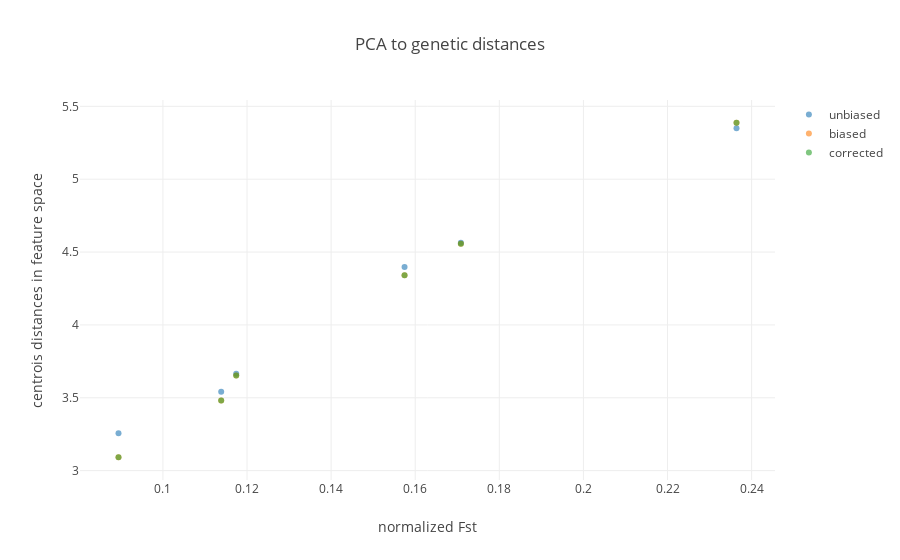

The notebook cell this image was saved under:
### Markdown cell above
**Fig. 6** Relation between pairwise centroid distances in unbiased scenario versus biased and corrected scenarios. Distances were left unscaled.

### Code cell
fig_fsts= [go.Scatter(
    x= fsts_compare,
    y= t[:,i],
    mode= 'markers',
    marker= dict(
        color= i,
        opacity= .6
    ),
    name= ['unbiased','biased','corrected'][i]
    ) for i in [0,1,2]
]

layout = go.Layout(
    title= 'PCA to genetic distances',
    yaxis=dict(
        title='centrois distances in feature space'),
    xaxis=dict(
        title='normalized Fst')
)

fig= go.Figure(data=fig_fsts, layout=layout)
iplot(fig)

### Figure 1 — Plotly figure (JSON) as saved in the notebook; plotly's stock layout.template omitted (floating-point values rounded to 4 significant figures)
{"data": [{"marker": {"color": 0, "opacity": 0.6}, "mode": "markers", "name": "unbiased", "type": "scatter", "x": [0.08943, 0.1709, 0.1174, 0.1575, 0.1139, 0.2364], "y": [3.256, 4.565, 3.664, 4.397, 3.541, 5.349]}, {"marker": {"color": 1, "opacity": 0.6}, "mode": "markers", "name": "biased", "type": "scatter", "x": [0.08943, 0.1709, 0.1174, 0.1575, 0.1139, 0.2364], "y": [3.092, 4.556, 3.653, 4.342, 3.481, 5.387]}, {"marker": {"color": 2, "opacity": 0.6}, "mode": "markers", "name": "corrected", "type": "scatter", "x": [0.08943, 0.1709, 0.1174, 0.1575, 0.1139, 0.2364], "y": [3.092, 4.556, 3.653, 4.342, 3.481, 5.387]}], "layout": {"title": "PCA to genetic distances", "xaxis": {"title": "normalized Fst"}, "yaxis": {"title": "centrois distances in feature space"}}}
